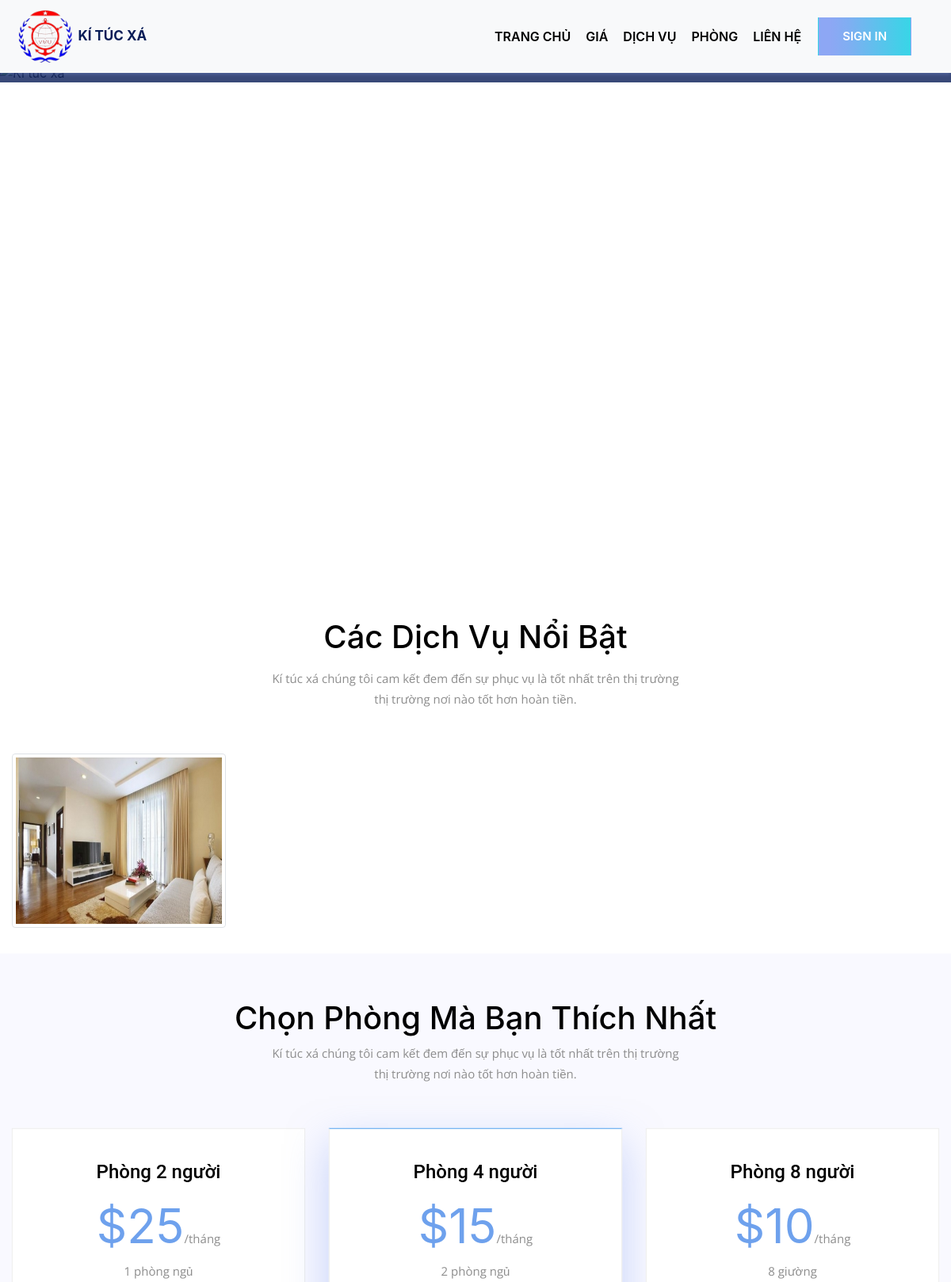
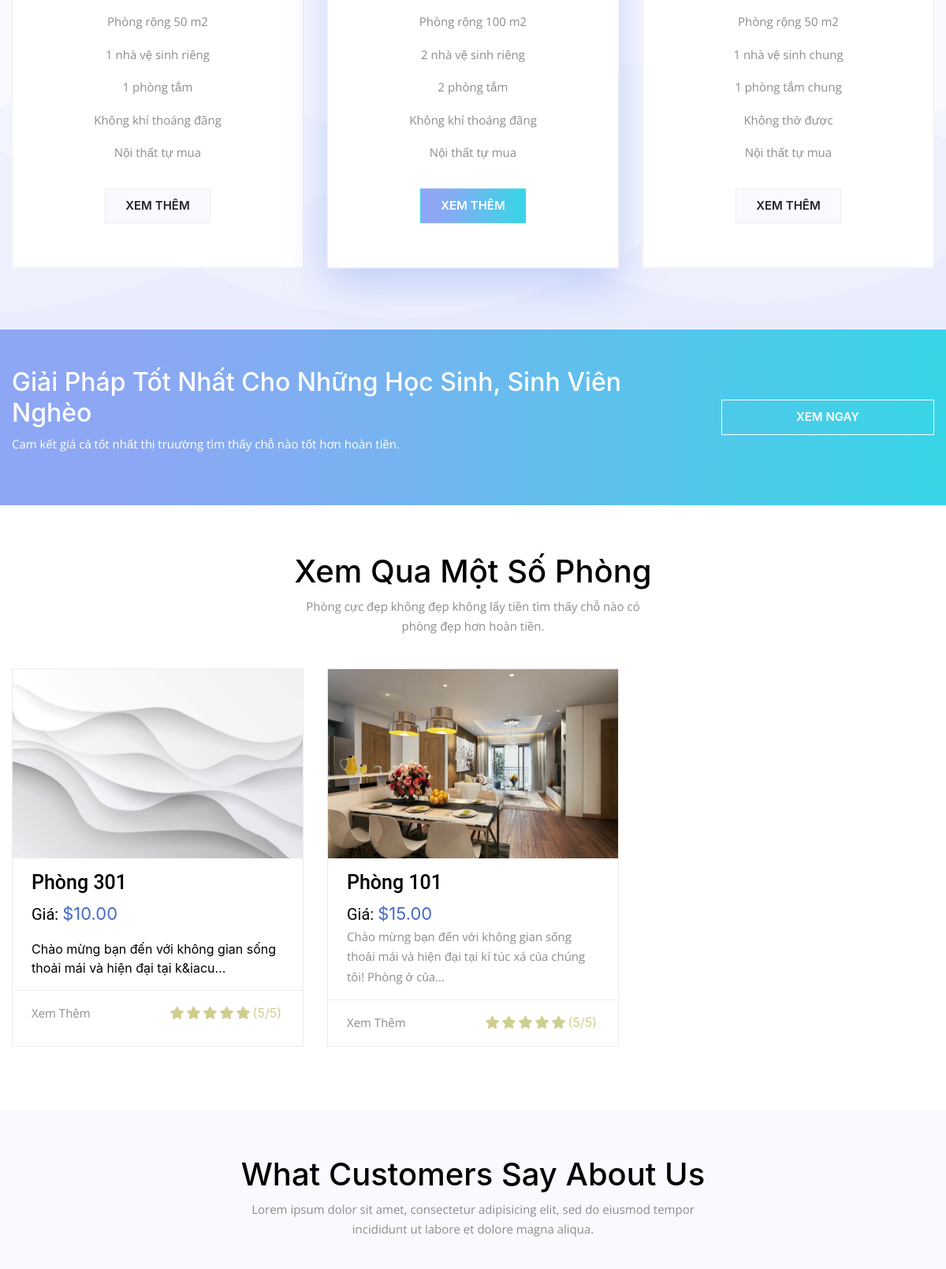
Page /front_end/main.php (upper part) on the committed database (2 pictures, top to bottom).
### tables this page shows
CREATE TABLE `dichvu` (
  `id` int(11) NOT NULL,
  `ten_dv` varchar(255) NOT NULL,
  `gia` decimal(10,2) NOT NULL,
  `trangthai` varchar(255) NOT NULL,
  `ngaytao` datetime DEFAULT current_timestamp(),
  `nguoitao` varchar(255) NOT NULL,
  `anh` varchar(255) NOT NULL
);

CREATE TABLE `phong` (
  `id` int(11) NOT NULL,
  `ten_phong` text NOT NULL,
  `suc_chua` text NOT NULL,
  `id_tang` int(11) NOT NULL,
  `gia` decimal(10,2) NOT NULL,
  `trang_thai` text NOT NULL,
  `anh_dai_dien` varchar(500) DEFAULT NULL,
  `anh_khac` varchar(1000) DEFAULT NULL,
  `noi_dung` text DEFAULT NULL,
  `mo_ta` text DEFAULT NULL,
  `nguoi_tao` text DEFAULT NULL
);

### config/database.php (called while the page is built, shortened)
<?php
class Database {
    private $host = servername;
    private $user = username;
    private $password = password;
    private $dbname = dbname;
    private $link;
    private function connectDB() {
        $this->link = new mysqli($this->host, $this->user, $this->password, $this->dbname);
    }
    public function select($query) {
        $result = $this->link->query($query) or die($this->link->error . __LINE__);
        if ($result->num_rows > 0) {
            return $result;
        } else {
            return false;
        }
    }
}
?>

### front_end/main.php (the view, shortened to what this page needs)
<?php include 'header.php'?>
    <div id="slide">
        <div class="owl-carousel">
            <div class="item">
                <div class="slide-content">
                    <div class="slide-scale">
                    </div>
                    <div class="slide-back">
                    </div>
                </div>
            </div>
        </div>
    </div>
    <div id="slide-2" >
        <div class="container">
            <div class = "in-container-slide2">
                <div class="column-word">
                    <div class ="row1 text-center my-3">
                        <h2 class="big-text">Các Dịch Vụ Nổi Bật</h2>
                    </div>
                    <div class ="row2 text-center">
                        <p class ="small-text p-row2 no-margin">Kí túc xá chúng tôi cam kết đem đến sự phục vụ là tốt nhất trên thị trường
                        </p>
                        <p class ="small-text p-row2">thị trường nơi nào tốt hơn hoàn tiền.</p>
                    </div>
                </div>
                <div class="row">
                    <?php
                    include '../config/database.php';
                    $db = new Database();
                    $sqldichvu = "SELECT * FROM dichvu";
                    $resultdichvu = $db->select($sqldichvu);
                    ?>
                    <?php
                    if ($resultdichvu->num_rows > 0) {
                        while ($row = $resultdichvu->fetch_assoc()) {
                            ?>
                            <div class ="col-lg-3 col-sm-6 col-12 space-padding-bottom">
                                <div class="box boxs1 dichvu">
                                    <div class="column-in-boxs1">
                                        <div class="row1-in-columnboxs2 text-center">
                                            <img src="../assets/img/<?php echo $row['anh']; ?>" alt="img" class="img-fluid img-thumbnail">
                                        </div>
                                    </div>
                                </div>
                            </div>
                            <?php
                        }
                    }
                    ?>
                </div>
            </div>
        </div>
    </div>
    <div id="slide-3">
        <div class="container pb-5">
            <div class = "in-container-slide3">
                <div class="column-word text-center">
                    <div class ="row1-slide3">
                        <h2 class="big-text">Chọn Phòng Mà Bạn Thích Nhất</h2>
                    </div>
                    <div class ="row2 text-center">
                        <p class ="small-text p-row2 no-margin">Kí túc xá chúng tôi cam kết đem đến sự phục vụ là tốt nhất trên thị trường
                        </p>
                        <p class ="small-text p-row2">thị trường nơi nào tốt hơn hoàn tiền.</p>
                    </div>
                </div>
                <div class="column-shape-slide3">
                    <div class ="row">
                        <div class="col-12 col-sm-6 col-lg-4 space-padding-bottom">
                            <div class="box boxs2">
                                <div class="column-in-boxs2">
                                    <div class="row-in-columnboxs2">
                                        <h4 class="h4 normal-text text-center">Phòng 2 người</h4>
                                        <div class ="row-2-in-boxs2 text-center">
                                            <span class="super-big-text-blue">$25</span><span class ="small-text">/tháng</span>
                                        </div>
                                        <div>
                                            <p class="small-text text-center">1 phòng ngủ</p>
                                        </div>
                                        <div>
                                            <p class="small-text text-center">Phòng rộng 50 m2</p>
                                        </div>
                                        <div>
                                            <p class="small-text text-center">1 nhà vệ sinh riêng</p>
                                        </div>
                                        <div>
                                            <p class="small-text text-center">1 phòng tắm</p>
                                        </div>
                                        <div>
                                            <p class="small-text text-center">Không khí thoáng đãng</p>
                                        </div>
                                        <div>
                                            <p class="small-text text-center">Nội thất tự mua</p>
                                        </div>
                                        <div class="text-center">
                                            <button class ="btn butn trial my-3">XEM THÊM</button>
                                        </div>
                                    </div>
                                </div>
                            </div>
                        </div>
                        <div class="col-12 col-sm-6 col-lg-4 space-padding-bottom">
                            <div class="box boxs2-special">
                                <div class="column-in-boxs2">
                                    <div class="row-in-columnboxs2">
                                        <h4 class="h4 normal-text text-center">Phòng 4 người</h4>
                                        <div class ="row-2-in-boxs2 text-center">
                                            <span class="super-big-text-blue">$15</span><span class ="small-text">/tháng</span>
                                        </div>
                                        <div>
                                            <p class="small-text text-center">2 phòng ngủ</p>
                                        </div>
                                        <div>
                                            <p class="small-text text-center">Phòng rộng 100 m2</p>
                                        </div>
                                        <div>
                                            <p class="small-text text-center">2 nhà vệ sinh riêng</p>
                                        </div>
                                        <div>
                                            <p class="small-text text-center">2 phòng tắm</p>
                                        </div>
                                        <div>
                                            <p class="small-text text-center">Không khí thoáng đãng</p>
                                        </div>
                                        <div>
                                            <p class="small-text text-center">Nội thất tự mua</p>
                                        </div>
                                        <div class="text-center">
                                            <button class ="btn butn trial-special my-3">XEM THÊM</button>
                                        </div>
                                    </div>
                                </div>
                            </div>
                        </div>
                        <div class="col-12 col-sm-6 col-lg-4 space-padding-bottom">
                            <div class="box boxs2">
                                <div class="column-in-boxs2">
                                    <div class="row-in-columnboxs2">
                                        <h4 class="h4 normal-text text-center">Phòng 8 người</h4>
                                        <div class ="row-2-in-boxs2 text-center">
                                            <span class="super-big-text-blue">$10</span><span class ="small-text">/tháng</span>
                                        </div>
                                        <div>
                                            <p class="small-text text-center">8 giường</p>
                                        </div>
                                        <div>
                                            <p class="small-text text-center">Phòng rộng 50 m2</p>
                                        </div>
                                        <div>
                                            <p class="small-text text-center">1 nhà vệ sinh chung</p>
                                        </div>
                                        <div>
                                            <p class="small-text text-center">1 phòng tắm chung</p>
                                        </div>
                                        <div>
                                            <p class="small-text text-center">Không thở được</p>
                                        </div>
                                        <div>
                                            <p class="small-text text-center">Nội thất tự mua</p>
                                        </div>
                                        <div class="text-center">
                                            <button class ="btn butn trial my-3">XEM THÊM</button>
                                        </div>
                                    </div>
                                </div>
                            </div>
                        </div>
                    </div>
                </div>
            </div>
        </div>
    </div>
    <div id="slide-4">
        <div class ="container">
            <div class="row py-5">
                <div class="col-lg-9 col-xs-12">
                    <div class ="column1-in-row-slide4">
                        <h2 class="text-color-white">Giải Pháp Tốt Nhất Cho Những Học Sinh, Sinh Viên Nghèo</h2>
                        <p class="small-text text-color-white">Cam kết giá cả tốt nhất thị truường tìm thấy chỗ nào tốt hơn hoàn tiền.</p>
                    </div>
                </div>
                <div class ="col-lg-3 col-xs-12 btn-column-center">
                    <button class="btn butn text-and-border-color-white get-it-on">XEM NGAY</button>
                </div>
            </div>
        </div>
    </div>
<div id="slide-5">
    <div class="container pb-5">
        <div class = "in-container-slide5">
            <div class="column-word text-center">
                <div class ="row1-slide5">
                    <h2 class="big-text">Xem Qua Một Số Phòng</h2>
                </div>
                <div class ="row2-slide5">
                    <p class ="small-text no-margin">Phòng cực đẹp không đẹp không lấy tiền tìm thấy chỗ nào có
                    </p>
                    <p class ="small-text no-margin">phòng đẹp hơn hoàn tiền.</p>
                </div>
            </div>
            <div class="column-shape-slide5">
                <div class ="row">
                    <?php
                    $sqlphong = "SELECT * FROM phong";
                    $resultphong = $db->select($sqlphong);
                    ?>
                    <?php
                    if ($resultphong->num_rows > 0) {
                        while ($row = $resultphong->fetch_assoc()) {
                            ?>
                            <div class="col-12 col-sm-6 col-lg-4 space-padding-bottom">
                                <a href="room-detail.php?id=<?php echo $row['id']; ?>">
                                    <div class="box boxs3 phong">
                                        <div class="column-in-boxs2">
                                            <div class="row1-in-columnboxs2 text-center">
                                                <img src="../assets/img/<?php echo $row['anh_dai_dien']; ?>" alt="img" class="img-fluid">
                                            </div>
                                            <div class="row2-in-columnboxs2 px-4 my-3">
                                                <h4 class="normal-text tenphong strong"><?php echo $row['ten_phong']; ?></h4>
                                                <span class="normal-text">Giá: </span><span class="gia">$<?php echo $row['gia']; ?></span>
                                                <p class="small-text">
                                                    <?php
                                                    if (mb_strlen($row['mo_ta'], 'UTF-8') > 100) {
                                                        $mo_ta = mb_substr($row['mo_ta'], 0, 100, 'UTF-8') . '...';
                                                    }
                                                    echo $mo_ta;
                                                    ?>
                                                </p>
                                            </div>
                                            <div class="row3-in-columnboxs2 d-flex justify-content-between px-4">
                                                <p class="small-text">
                                                    Xem Thêm
                                                </p>
                                                <ul class="star no-padding">
                                                    <li><ic class="fa fa-star"></ic></li>
                                                    <li><ic class="fa fa-star"></ic></li>
                                                    <li><ic class="fa fa-star"></ic></li>
                                                    <li><ic class="fa fa-star"></ic></li>
                                                    <li><ic class="fa fa-star"></ic></li>
                                                    <li>(5/5)</li>
                                                </ul>
                                            </div>
                                        </div>
                                    </div>
                                </a>
                            </div>
                            <?php
                        }
                    }
                    ?>
                </div>
            </div>
        </div>
    </div>
</div>
    <div id="slide-6">
        <div class="container pb-5">
            <div class = "in-container-slide6">
                <div class="column-word text-center">
                    <div class ="row1-slide6">
                        <h2 class="big-text">What Customers Say About Us</h2>
                    </div>
                    <div class ="row2-slide6">
                        <p class ="small-text no-margin">Lorem ipsum dolor sit amet, consectetur adipisicing elit, sed do eiusmod tempor
                        </p>
                        <p class ="small-text no-margin">incididunt ut labore et dolore magna aliqua.</p>
                    </div>
                </div>
            </div>
        </div>
    </div>
</body>
</html>

### rows in the picture
dichvu: anh (picture)
phong: anh_dai_dien (picture), ten_phong "Phòng 301", gia "10.00", mo_ta "Chào mừng bạn đến với không gian sống thoải mái và hiện đại tại k&iacu..."
phong: anh_dai_dien (picture), ten_phong "Phòng 101", gia "15.00", mo_ta "Chào mừng bạn đến với không gian sống thoải mái và hiện đại tại kí túc xá của chúng tôi! Phòng ở của..."
